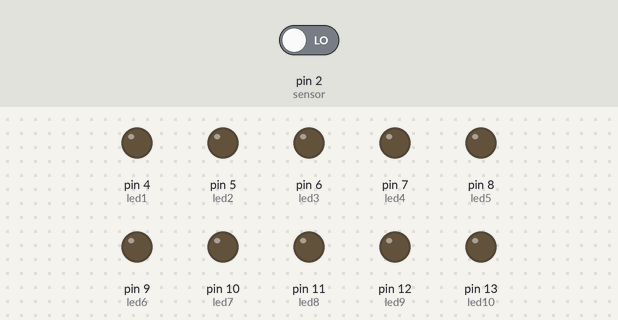
The sketch below on a simulated Arduino Uno, built with avr-gcc and run on an emulated ATmega328P. On the bench: output pins drawn as LEDs (lit = HIGH). Dashed ring = blinking. Inputs (shaded band) come from the test bench; at power-on: pin 2 (sensor) LOW.

Above: at 1.2 s.
1.3 s: pin 2 (sensor) driven HIGH
At 2.31 s:
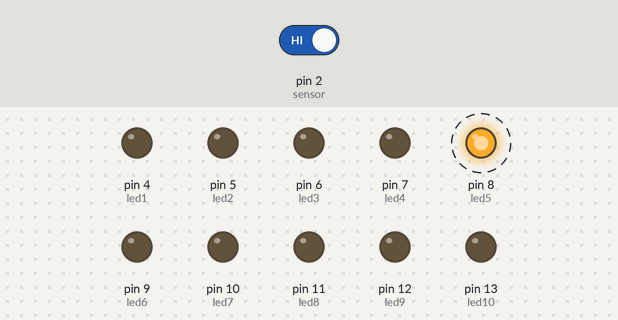
At 2.69 s:
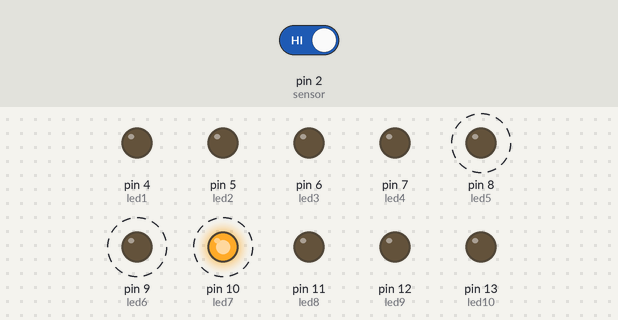
4.3 s: pin 2 (sensor) driven LOW
At 4.94 s:
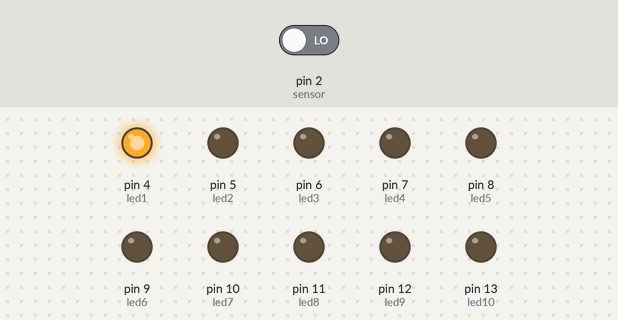
Timing chart, 0 to 7.3 s (numbered marks = the images above; inputs shaded):
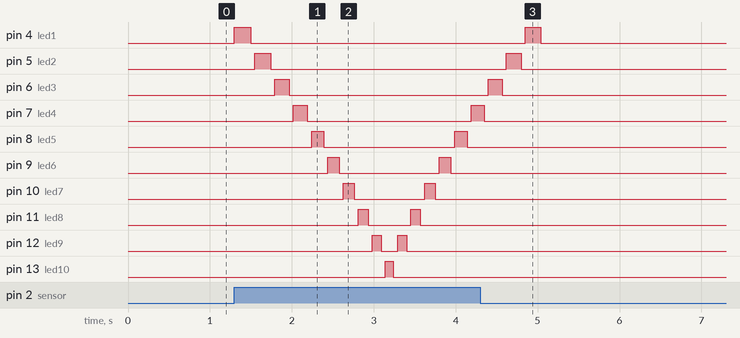

The sketch:

circulos.ino
```cpp
#define sensor 2
#define led1  4
#define led2  5
#define led3  6
#define led4  7
#define led5  8
#define led6  9
#define led7  10
#define led8  11
#define led9  12
#define led10 13
int voltaCompleta;
int tempo1;
int tempo2;
int estadoSensor = 0;
int tempovolta;

void setup() {

 pinMode( sensor,INPUT);
 pinMode( led1,OUTPUT);
 pinMode( led2,OUTPUT);
 pinMode( led3,OUTPUT);
 pinMode( led4,OUTPUT);
 pinMode( led5,OUTPUT);
 pinMode( led6,OUTPUT);
 pinMode( led7,OUTPUT);
 pinMode( led8,OUTPUT);
 pinMode( led9,OUTPUT);
 pinMode( led10,OUTPUT);


}

void loop() {

  estadoSensor = digitalRead(sensor);
  tempo1=300;
  tempo2=575;
  if(estadoSensor == HIGH){
    voltaCompleta = 1;
  }
  else{

    digitalWrite(led1, 0);
    digitalWrite(led2, 0);
    digitalWrite(led3, 0);
    digitalWrite(led4, 0);
    digitalWrite(led5, 0);
    digitalWrite(led6, 0);
    digitalWrite(led7, 0);
    digitalWrite(led8, 0);
    digitalWrite(led9, 0);
    digitalWrite(led10, 0);

    }
  if(voltaCompleta == 1){


   digitalWrite(led1,1);
   delay(200);
   digitalWrite(led1,0);
   delay(50);
   digitalWrite(led2,1);
   delay(190);
   digitalWrite(led2,0);
   delay(50);
   digitalWrite(led3,1);
   delay(180);
   digitalWrite(led3,0);
   delay(50);
   digitalWrite(led4,1);
   delay(170);
   digitalWrite(led4,0);
   delay(50);
   digitalWrite(led5,1);
   delay(150);
   digitalWrite(led5,0);
   delay(50);
   digitalWrite(led6,1);
   delay(140);
   digitalWrite(led6,0);
   delay(50);
   digitalWrite(led7,1);
   delay(130);
   digitalWrite(led7,0);
   delay(50);
   digitalWrite(led8,1);
   delay(120);
   digitalWrite(led8,0);
   delay(50);
   digitalWrite(led9,1);
   delay(110);
   digitalWrite(led9,0);
   delay(50);
   digitalWrite(led10,1);
   delay(100);
   digitalWrite(led10,0);

   delay(50);
   digitalWrite(led9,1);
   delay(110);
   digitalWrite(led9,0);
   delay(50);
   digitalWrite(led8,1);
   delay(120);
   digitalWrite(led8,0);
   delay(50);
   digitalWrite(led7,1);
   delay(130);
   digitalWrite(led7,0);
   delay(50);
   digitalWrite(led6,1);
   delay(140);
   digitalWrite(led6,0);
   delay(50);
   digitalWrite(led5,1);
   delay(150);
   digitalWrite(led5,0);
   delay(50);
   digitalWrite(led4,1);
   delay(160);
   digitalWrite(led4,0);
   delay(50);
   digitalWrite(led3,1);
   delay(170);
   digitalWrite(led3,0);
   delay(50);
   digitalWrite(led2,1);
   delay(180);
   digitalWrite(led2,0);
   delay(50);
   digitalWrite(led1,1);
   delay(190);
   digitalWrite(led1,0);


   voltaCompleta = 0;
  }


}
```

Measured:
- after the input at 1.3 s, pin 4 (led1): LOW → HIGH at once, → LOW 0.20 s later; pin 5 (led2): LOW → HIGH after 0.25 s, → LOW 0.19 s later
- after the input at 4.3 s, pin 5 (led2): goes on until 4.8 s, then stays LOW; pin 6 (led3): goes on until 4.6 s, then stays LOW; pin 7 (led4): goes on until 4.4 s, then stays LOW; pin 8 (led5), pin 9 (led6), pin 10 (led7), pin 11 (led8), pin 12 (led9), pin 13 (led10): stops changing and stays LOW
